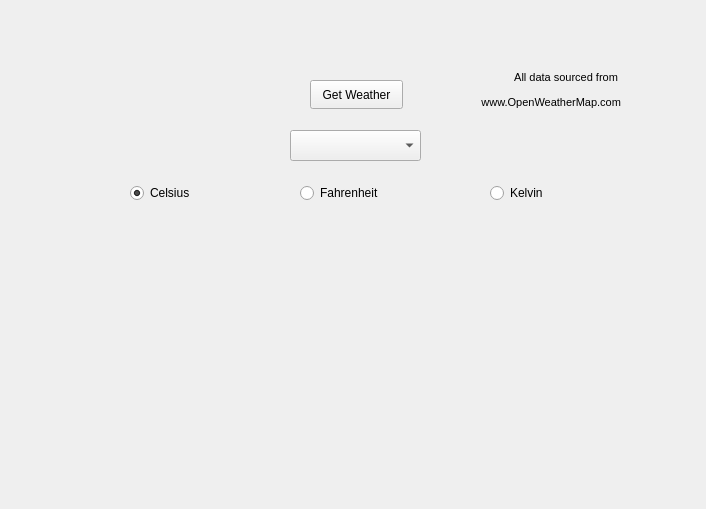
<?xml version="1.0" encoding="UTF-8"?>
<ui version="4.0">
 <class>MainWindow</class>
 <widget class="QMainWindow" name="MainWindow">
  <property name="geometry">
   <rect>
    <x>0</x>
    <y>0</y>
    <width>706</width>
    <height>509</height>
   </rect>
  </property>
  <property name="windowTitle">
   <string>MainWindow</string>
  </property>
  <widget class="QWidget" name="centralWidget">
   <widget class="QLabel" name="tempText">
    <property name="geometry">
     <rect>
      <x>200</x>
      <y>220</y>
      <width>311</width>
      <height>51</height>
     </rect>
    </property>
    <property name="text">
     <string/>
    </property>
    <property name="alignment">
     <set>Qt::AlignCenter</set>
    </property>
   </widget>
   <widget class="QPushButton" name="weatherButton">
    <property name="geometry">
     <rect>
      <x>310</x>
      <y>80</y>
      <width>93</width>
      <height>29</height>
     </rect>
    </property>
    <property name="text">
     <string>Get Weather</string>
    </property>
   </widget>
   <widget class="QRadioButton" name="celsiusButton">
    <property name="geometry">
     <rect>
      <x>130</x>
      <y>180</y>
      <width>114</width>
      <height>26</height>
     </rect>
    </property>
    <property name="text">
     <string>Celsius</string>
    </property>
    <property name="checked">
     <bool>true</bool>
    </property>
    <attribute name="buttonGroup">
     <string notr="true">buttonGroup</string>
    </attribute>
   </widget>
   <widget class="QRadioButton" name="fahrenheitButton">
    <property name="geometry">
     <rect>
      <x>300</x>
      <y>180</y>
      <width>114</width>
      <height>26</height>
     </rect>
    </property>
    <property name="text">
     <string>Fahrenheit</string>
    </property>
    <attribute name="buttonGroup">
     <string notr="true">buttonGroup</string>
    </attribute>
   </widget>
   <widget class="QRadioButton" name="kelvinButton">
    <property name="geometry">
     <rect>
      <x>490</x>
      <y>180</y>
      <width>114</width>
      <height>26</height>
     </rect>
    </property>
    <property name="text">
     <string>Kelvin</string>
    </property>
    <attribute name="buttonGroup">
     <string notr="true">buttonGroup</string>
    </attribute>
   </widget>
   <widget class="QLabel" name="humidText">
    <property name="geometry">
     <rect>
      <x>90</x>
      <y>270</y>
      <width>171</width>
      <height>51</height>
     </rect>
    </property>
    <property name="text">
     <string/>
    </property>
   </widget>
   <widget class="QLabel" name="pressureText">
    <property name="geometry">
     <rect>
      <x>410</x>
      <y>270</y>
      <width>211</width>
      <height>51</height>
     </rect>
    </property>
    <property name="text">
     <string/>
    </property>
   </widget>
   <widget class="QLabel" name="windSpeedText">
    <property name="geometry">
     <rect>
      <x>90</x>
      <y>320</y>
      <width>221</width>
      <height>51</height>
     </rect>
    </property>
    <property name="text">
     <string/>
    </property>
   </widget>
   <widget class="QLabel" name="windDirText">
    <property name="geometry">
     <rect>
      <x>390</x>
      <y>320</y>
      <width>241</width>
      <height>51</height>
     </rect>
    </property>
    <property name="text">
     <string/>
    </property>
   </widget>
   <widget class="QComboBox" name="cityBox">
    <property name="geometry">
     <rect>
      <x>290</x>
      <y>130</y>
      <width>131</width>
      <height>31</height>
     </rect>
    </property>
   </widget>
   <widget class="QLabel" name="backgroundPic">
    <property name="geometry">
     <rect>
      <x>-5</x>
      <y>0</y>
      <width>711</width>
      <height>511</height>
     </rect>
    </property>
    <property name="text">
     <string/>
    </property>
    <property name="pixmap">
     <pixmap>seasons4 (1).jpg</pixmap>
    </property>
   </widget>
   <widget class="QLabel" name="sunriseText">
    <property name="geometry">
     <rect>
      <x>90</x>
      <y>380</y>
      <width>221</width>
      <height>51</height>
     </rect>
    </property>
    <property name="text">
     <string/>
    </property>
   </widget>
   <widget class="QLabel" name="sourceText">
    <property name="geometry">
     <rect>
      <x>470</x>
      <y>70</y>
      <width>151</width>
      <height>41</height>
     </rect>
    </property>
    <property name="text">
     <string>&lt;html&gt;&lt;head/&gt;&lt;body&gt;&lt;p align=&quot;right&quot;&gt;&lt;span style=&quot; font-size:8pt;&quot;&gt;All data sourced from &lt;/span&gt;&lt;/p&gt;&lt;p align=&quot;right&quot;&gt;&lt;span style=&quot; font-size:8pt;&quot;&gt;www.OpenWeatherMap.com&lt;/span&gt;&lt;/p&gt;&lt;/body&gt;&lt;/html&gt;</string>
    </property>
   </widget>
   <widget class="QLabel" name="sunsetText">
    <property name="geometry">
     <rect>
      <x>460</x>
      <y>380</y>
      <width>191</width>
      <height>51</height>
     </rect>
    </property>
    <property name="text">
     <string/>
    </property>
   </widget>
   <zorder>backgroundPic</zorder>
   <zorder>tempText</zorder>
   <zorder>weatherButton</zorder>
   <zorder>celsiusButton</zorder>
   <zorder>fahrenheitButton</zorder>
   <zorder>kelvinButton</zorder>
   <zorder>humidText</zorder>
   <zorder>pressureText</zorder>
   <zorder>windSpeedText</zorder>
   <zorder>cityBox</zorder>
   <zorder>windDirText</zorder>
   <zorder>sunriseText</zorder>
   <zorder>sourceText</zorder>
   <zorder>sunsetText</zorder>
  </widget>
 </widget>
 <layoutdefault spacing="6" margin="11"/>
 <resources/>
 <connections/>
 <buttongroups>
  <buttongroup name="buttonGroup"/>
 </buttongroups>
</ui>
